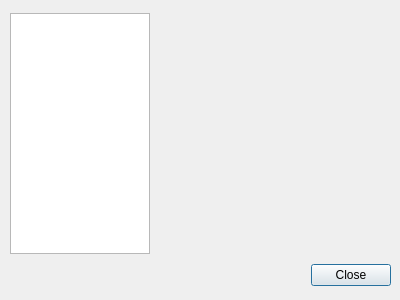
<?xml version="1.0" encoding="UTF-8"?>
<ui version="4.0">
 <class>DecodersForm</class>
 <widget class="QDialog" name="DecodersForm">
  <property name="geometry">
   <rect>
    <x>0</x>
    <y>0</y>
    <width>400</width>
    <height>300</height>
   </rect>
  </property>
  <property name="windowTitle">
   <string>Protocol decoders</string>
  </property>
  <widget class="QWidget" name="horizontalLayoutWidget">
   <property name="geometry">
    <rect>
     <x>10</x>
     <y>13</y>
     <width>381</width>
     <height>241</height>
    </rect>
   </property>
   <layout class="QHBoxLayout" name="horizontalLayout">
    <item>
     <widget class="QListWidget" name="listWidget">
      <property name="maximumSize">
       <size>
        <width>140</width>
        <height>16777215</height>
       </size>
      </property>
     </widget>
    </item>
    <item>
     <widget class="QStackedWidget" name="stackedWidget">
      <property name="currentIndex">
       <number>-1</number>
      </property>
     </widget>
    </item>
   </layout>
  </widget>
  <widget class="QWidget" name="horizontalLayoutWidget_2">
   <property name="geometry">
    <rect>
     <x>10</x>
     <y>260</y>
     <width>381</width>
     <height>31</height>
    </rect>
   </property>
   <layout class="QHBoxLayout" name="horizontalLayout_2">
    <item>
     <spacer name="horizontalSpacer">
      <property name="orientation">
       <enum>Qt::Horizontal</enum>
      </property>
      <property name="sizeHint" stdset="0">
       <size>
        <width>40</width>
        <height>20</height>
       </size>
      </property>
     </spacer>
    </item>
    <item>
     <widget class="QPushButton" name="closeButton">
      <property name="text">
       <string>Close</string>
      </property>
     </widget>
    </item>
   </layout>
  </widget>
 </widget>
 <resources/>
 <connections/>
</ui>
